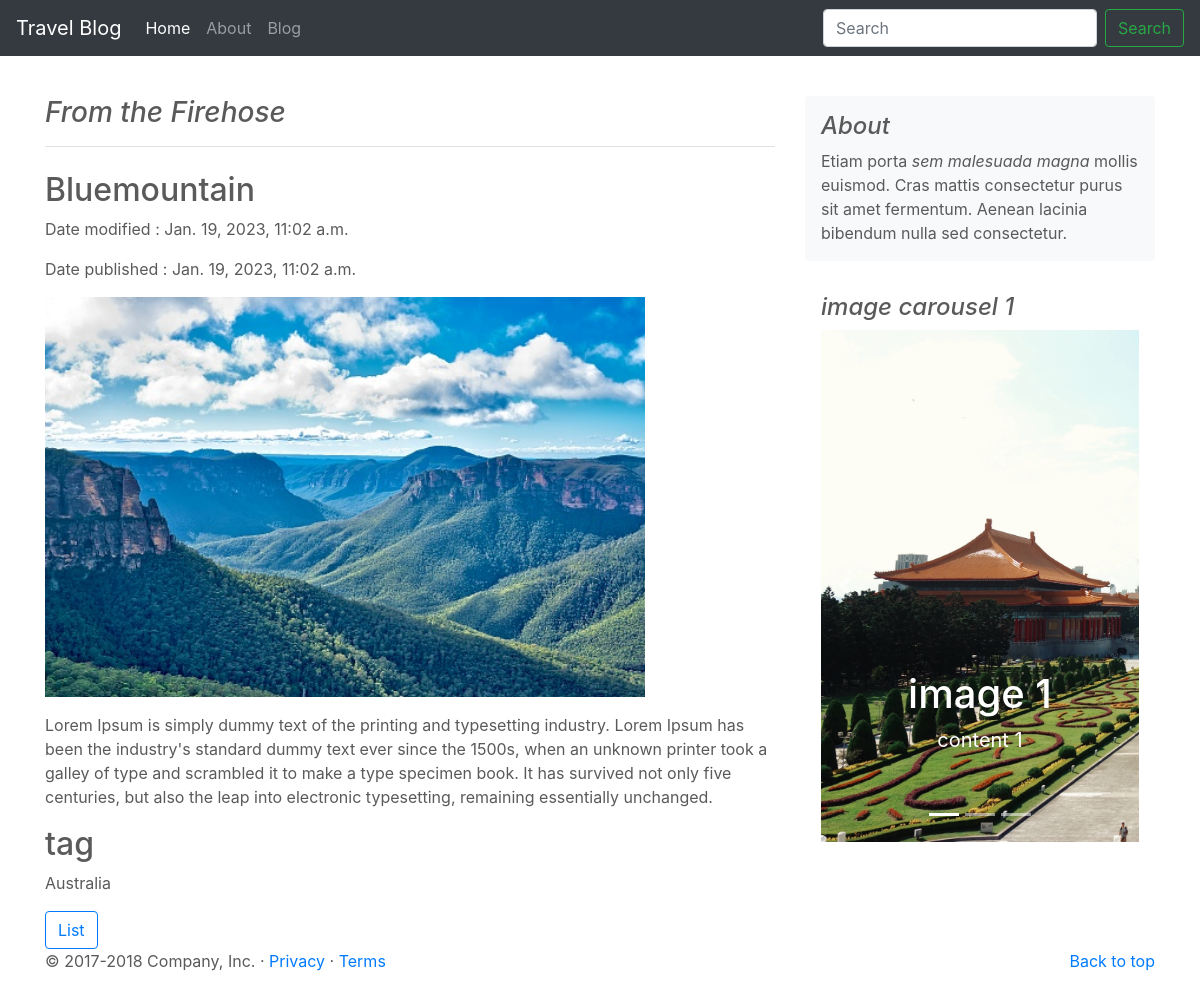
The page /blog/6/ on the database its author committed.
### main/models.py (models this page shows, shortened)
class Post(models.Model):
    postname=models.CharField(max_length=50)
    Lat=models.FloatField(null=True)
    Lng=models.FloatField(null=True)
    mainphoto=models.ImageField(blank=True,null=True)
    publishedDate=models.DateTimeField(blank=True,null=True)
    modifiedDate=models.DateTimeField(blank=True,null=True)
    contents=models.TextField()
    tag=TaggableManager(blank=True)

### main/views.py (the view)
# urls.py: path('blog/<int:pk>/',blogdetails),
def blogdetails(request,pk):
    postlist=Post.objects.get(pk=pk)
    return render(request,'blogdetails.html',{'postlist':postlist})

### templates/blogdetails.html (shortened to what this page needs)
<!doctype html>
<html lang="en">
  <head>
    <link rel="stylesheet" href="https://stackpath.bootstrapcdn.com/bootstrap/4.1.1/css/bootstrap.min.css">
  </head>
  <body>
    <header>
      <nav class="navbar navbar-expand-md navbar-dark fixed-top bg-dark">
        <a class="navbar-brand" href="#">Travel Blog</a>
        <div class="collapse navbar-collapse" id="navbarCollapse">
          <ul class="navbar-nav mr-auto">
            <li class="nav-item active">
              <a class="nav-link" href="/">Home<span class="sr-only">(current)</span></a>
            </li>
            <li class="nav-item">
              <a class="nav-link" href="/about/">About</a>
            </li>
            <li class="nav-item">
              <a class="nav-link" href="/blog/">Blog</a>
            </li>
          </ul>
          <form class="form-inline mt-2 mt-md-0">
            <input class="form-control mr-sm-2" type="text" placeholder="Search" aria-label="Search">
            <button class="btn btn-outline-success my-2 my-sm-0" type="submit">Search</button>
          </form>
        </div>
      </nav>
    </header>
    <br><br>
        <main role="main" class="container">
          <div class="row">
            <div class="col-md-8 blog-main">
              <h3 class="pb-3 mb-4 font-italic border-bottom">
                From the Firehose
              </h3>
              <div class="blog-post">
                <h2 class="blog-post-title">{{ postlist.postname }}</h2>
                <p class="blog-post-meta">Date modified : {{ postlist.modifiedDate }}</p>
                <p class="blog-post-meta">Date published : {{ postlist.publishedDate }}</p>
                {% if postlist.mainphoto %}
                    <img src="{{ postlist.mainphoto.url }}" width="600px">
                {% endif %}
                <p>{{ postlist.contents|linebreaks }}</p>
                <h2>tag</h2>
                <p>{{ postlist.tag.names.0 }}</p>
              </div>
              <nav class="blog-pagination">
                <a class="btn btn-outline-primary" href="http://127.0.0.1:8000/blog/">List</a>
              </nav>
            </div>
            <aside class="col-md-4 blog-sidebar">
              <div class="p-3 mb-3 bg-light rounded">
                <h4 class="font-italic">About</h4>
                <p class="mb-0">Etiam porta <em>sem malesuada magna</em> mollis euismod. Cras mattis consectetur purus sit amet fermentum. Aenean lacinia bibendum nulla sed consectetur.</p>
              </div>
              <div class="p-3">
                <h4 class="font-italic">image carousel 1</h4>
                <div id="myCarousel" class="carousel slide" data-ride="carousel">
                  <ol class="carousel-indicators">
                    <li data-target="#myCarousel" data-slide-to="0" class="active"></li>
                    <li data-target="#myCarousel" data-slide-to="1"></li>
                    <li data-target="#myCarousel" data-slide-to="2"></li>
                  </ol>
                  <div class="carousel-inner">
                    <div class="carousel-item active">
                      <img class="first-slide" src="static/images/taiwan.jpg" alt="First slide">
                      <div class="container">
                        <div class="carousel-caption">
                          <h1>image 1</h1>
                          <p>content 1</p>
                        </div>
                      </div>
                    </div>
                  </div>
                  <a class="carousel-control-prev" href="#myCarousel" role="button" data-slide="prev">
                    <span class="carousel-control-prev-icon" aria-hidden="true"></span>
                  </a>
                  <a class="carousel-control-next" href="#myCarousel" role="button" data-slide="next">
                    <span class="carousel-control-next-icon" aria-hidden="true"></span>
                  </a>
                </div>
              </div>
            </aside>
          </div>
        </main>
      <footer class="container">
        <p class="float-right"><a href="/">Back to top</a></p>
        <p>&copy; 2017-2018 Company, Inc. &middot; <a href="#">Privacy</a> &middot; <a href="#">Terms</a></p>
      </footer>
  </body>
</html>

### templates/blogdetails.html (style rules this page uses)
body { padding-top: 3rem; padding-bottom: 3rem; color: #5a5a5a; }
.carousel { margin-bottom: 4rem; }
.carousel-caption { bottom: 3rem; z-index: 10; }
.carousel-item { height: 32rem; background-color: #777; }
.carousel-item > img { position: absolute; top: 0; left: 0; min-width: 100%; height: 32rem; }
@media (min-width: 40em) { .carousel-caption p { margin-bottom: 1.25rem; font-size: 1.25rem; line-height: 1.4; } }

### rows shown on the page
Post: postname "Bluemountain", modifiedDate "Jan. 19, 2023, 11:02 a.m.", publishedDate "Jan. 19, 2023, 11:02 a.m.", mainphoto (picture), contents "Lorem Ipsum is simply dummy text of the printing and typesetting industry. Lorem Ipsum has been the industry's standard dummy text ever since the 1500s, when an unknown printer took a galley of type and scrambled it to make a type specimen book. It has survived not only five centuries, but also the leap into electronic typesetting, remaining essentially unchanged.", tag.names.0 "Australia"
